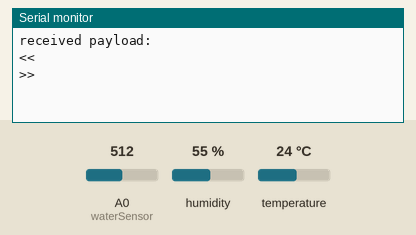
Recording of a sketch running on a simulated ESP8266 (NodeMCU). On the bench: the last lines printed to the serial monitor. The inputs (shaded band) are chosen by the test bench; at power-on: humidity 55 %, A0 (waterSensor) = 512, temperature 24 °C. WiFi joins after 1.5 s; servers stay silent unless stated; uploads are accepted with an empty reply.

Above: at 2.7 s.
2.8 s: humidity set to 22 %
7.9 s: A0 (waterSensor) set to 716
At 11.91 s:
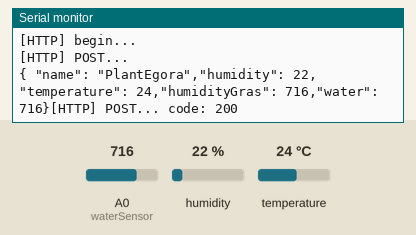
13.0 s: temperature set to 12 °C
At 13.5 s:
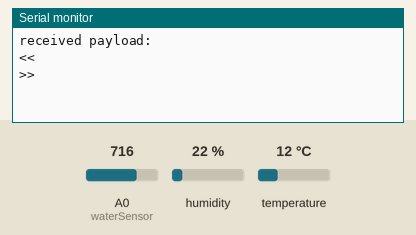
18.1 s: A0 (waterSensor) set to 900
At 22.14 s:
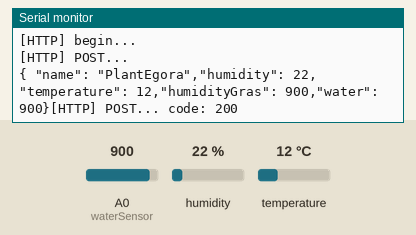
23.2 s: humidity set to 40 %
At 24.1 s:
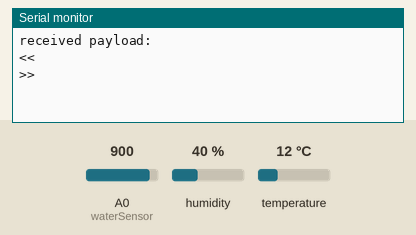

The sketch:

httpClientLOLIN.ino
```cpp
/**
   PostHTTPClient.ino

    Created on: 21.11.2016

*/

#include <ESP8266WiFi.h>
#include <ESP8266HTTPClient.h>
#include "DHT.h"

// Uncomment one of the lines below for whatever DHT sensor type you're using!
#define DHTTYPE DHT11
uint8_t DHTPin = D8;
uint8_t waterSensor=A0;
uint8_t HumidityGrasPin = D5;
DHT dht(DHTPin, DHTTYPE);
/* this can be run with an emulated server on host:
        cd esp8266-core-root-dir
        cd tests/host
        make ../../libraries/ESP8266WebServer/examples/PostServer/PostServer
        bin/PostServer/PostServer
   then put your PC's IP address in SERVER_IP below, port 9080 (instead of default 80):
*/
#define SERVER_IP "localhost" // PC address with emulation on host
//#define SERVER_IP "192.168.1.42"

#ifndef STASSID
//"UKrtelecom_FF9797"
#define STASSID "simple.net.ua"
#define STAPSK  "10101983"
#endif

void setup() {

  Serial.begin(115200);

  pinMode(DHTPin, INPUT);

  dht.begin();
  Serial.println();
  Serial.println();
  Serial.println();

  WiFi.begin(STASSID, STAPSK);

  while (WiFi.status() != WL_CONNECTED) {
    delay(500);
    Serial.print(".");
  }
  Serial.println("");
  Serial.print("Connected! IP address: ");
  Serial.println(WiFi.localIP());

}

void loop() {
  // wait for WiFi connection
  if ((WiFi.status() == WL_CONNECTED)) {

    WiFiClient client;
    HTTPClient http;

    Serial.print("[HTTP] begin...\n");
    // configure traged server and url
   http.begin(client, "http://58f84bfa4cc5.ngrok.io/api/Plant/"); //HTTP
    http.addHeader("Content-Type", "application/json");

    Serial.print("[HTTP] POST...\n");
    // start connection and send HTTP header and body
    int Temperature = dht.readTemperature(); // Gets the values of the temperature
    int Humidity = dht.readHumidity(); // Gets the values of the humidity
    int HumidityGras=analogRead(HumidityGrasPin);
    int water=analogRead(waterSensor);
    if(Humidity>1200){
      water=600;
      Temperature=20;
      Humidity=40;
      HumidityGras=40;
      }
    String str="{ \"name\": \"PlantEgora\",\"humidity\": "+((String)Humidity)+",\"temperature\": "+((String)Temperature)+",\"humidityGras\": "+((String)water)+",\"water\": "+((String)HumidityGras)+"}";
    //String str1=",\"temperature\": "+Temperature;
    //String str2=",\"humidityGras\": 99999,\"water\": 9999}";
    //String res=str+str1+str2;
    Serial.print(str);
    //Serial.print(str1);
    //Serial.print(str2);
    //Serial.print(res);
    int httpCode = http.POST(str);

    // httpCode will be negative on error
    if (httpCode > 0) {
      // HTTP header has been send and Server response header has been handled
      Serial.printf("[HTTP] POST... code: %d\n", httpCode);

      // file found at server
      if (httpCode == HTTP_CODE_OK) {
        const String& payload = http.getString();
        Serial.println("received payload:\n<<");
        Serial.println(payload);
        Serial.println(">>");
      }
    } else {
      Serial.printf("[HTTP] POST... failed, error: %s\n", http.errorToString(httpCode).c_str());
    }

    http.end();
  }

  delay(10000);
}
```

Measured:
- after the input at 7.9 s, the serial monitor: prints a new line after 3.9 s (image 1)
- after the input at 18.1 s, the serial monitor: prints a new line after 3.9 s (image 3)
